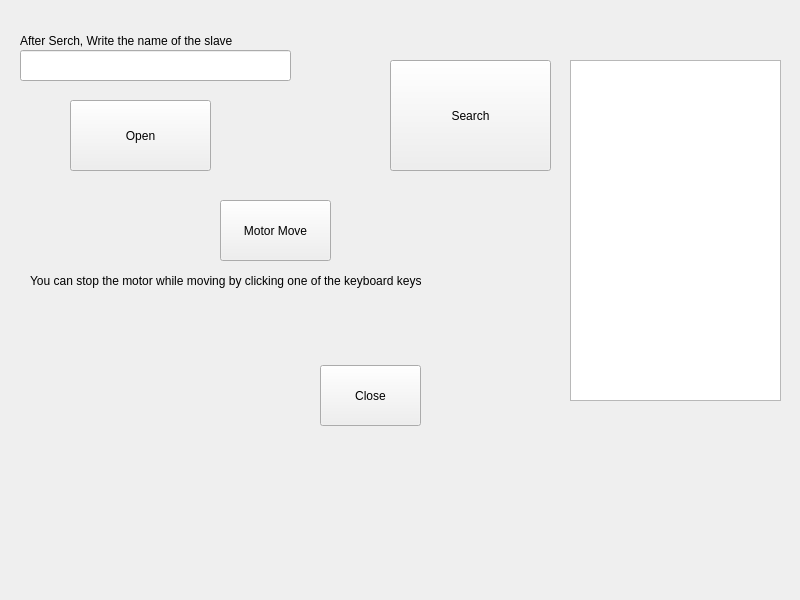
<?xml version="1.0" encoding="UTF-8"?>
<ui version="4.0">
 <class>Widget</class>
 <widget class="QWidget" name="Widget">
  <property name="geometry">
   <rect>
    <x>0</x>
    <y>0</y>
    <width>800</width>
    <height>600</height>
   </rect>
  </property>
  <property name="windowTitle">
   <string>Widget</string>
  </property>
  <widget class="QPushButton" name="SearchB">
   <property name="geometry">
    <rect>
     <x>390</x>
     <y>60</y>
     <width>161</width>
     <height>111</height>
    </rect>
   </property>
   <property name="text">
    <string>Search</string>
   </property>
  </widget>
  <widget class="QPlainTextEdit" name="textE">
   <property name="geometry">
    <rect>
     <x>570</x>
     <y>60</y>
     <width>211</width>
     <height>341</height>
    </rect>
   </property>
  </widget>
  <widget class="QPushButton" name="CloseB">
   <property name="geometry">
    <rect>
     <x>320</x>
     <y>365</y>
     <width>101</width>
     <height>61</height>
    </rect>
   </property>
   <property name="text">
    <string>Close</string>
   </property>
  </widget>
  <widget class="QLabel" name="label">
   <property name="geometry">
    <rect>
     <x>20</x>
     <y>30</y>
     <width>271</width>
     <height>21</height>
    </rect>
   </property>
   <property name="text">
    <string>After Serch, Write the name of the slave</string>
   </property>
  </widget>
  <widget class="QLineEdit" name="masterLE">
   <property name="geometry">
    <rect>
     <x>20</x>
     <y>50</y>
     <width>271</width>
     <height>31</height>
    </rect>
   </property>
  </widget>
  <widget class="QPushButton" name="OpenB">
   <property name="geometry">
    <rect>
     <x>70</x>
     <y>100</y>
     <width>141</width>
     <height>71</height>
    </rect>
   </property>
   <property name="text">
    <string>Open</string>
   </property>
  </widget>
  <widget class="QPushButton" name="MMB">
   <property name="geometry">
    <rect>
     <x>220</x>
     <y>200</y>
     <width>111</width>
     <height>61</height>
    </rect>
   </property>
   <property name="text">
    <string>Motor Move</string>
   </property>
  </widget>
  <widget class="QLabel" name="label_2">
   <property name="geometry">
    <rect>
     <x>30</x>
     <y>270</y>
     <width>501</width>
     <height>21</height>
    </rect>
   </property>
   <property name="text">
    <string>You can stop the motor while moving by clicking one of the keyboard keys</string>
   </property>
  </widget>
 </widget>
 <resources/>
 <connections/>
</ui>
